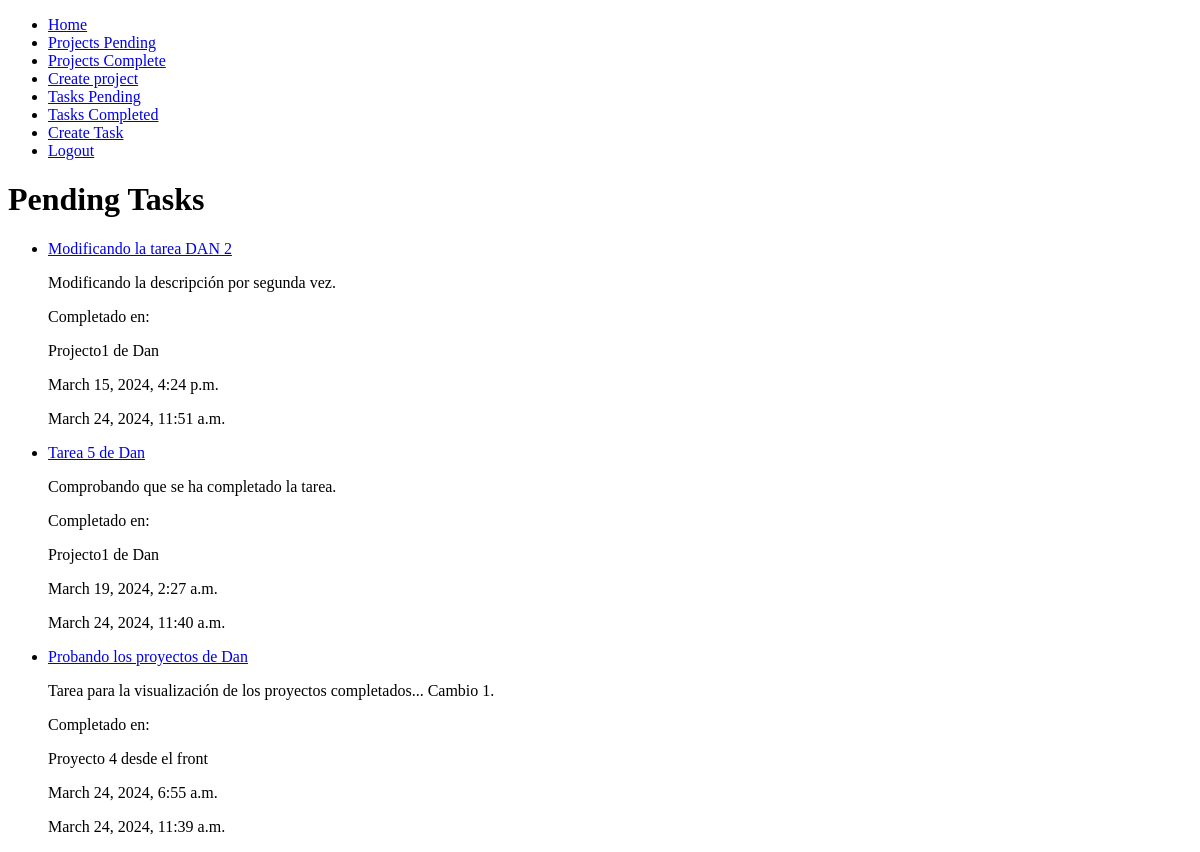
/tasks/pending/ (signed in), run on an earlier commit of the app's database.
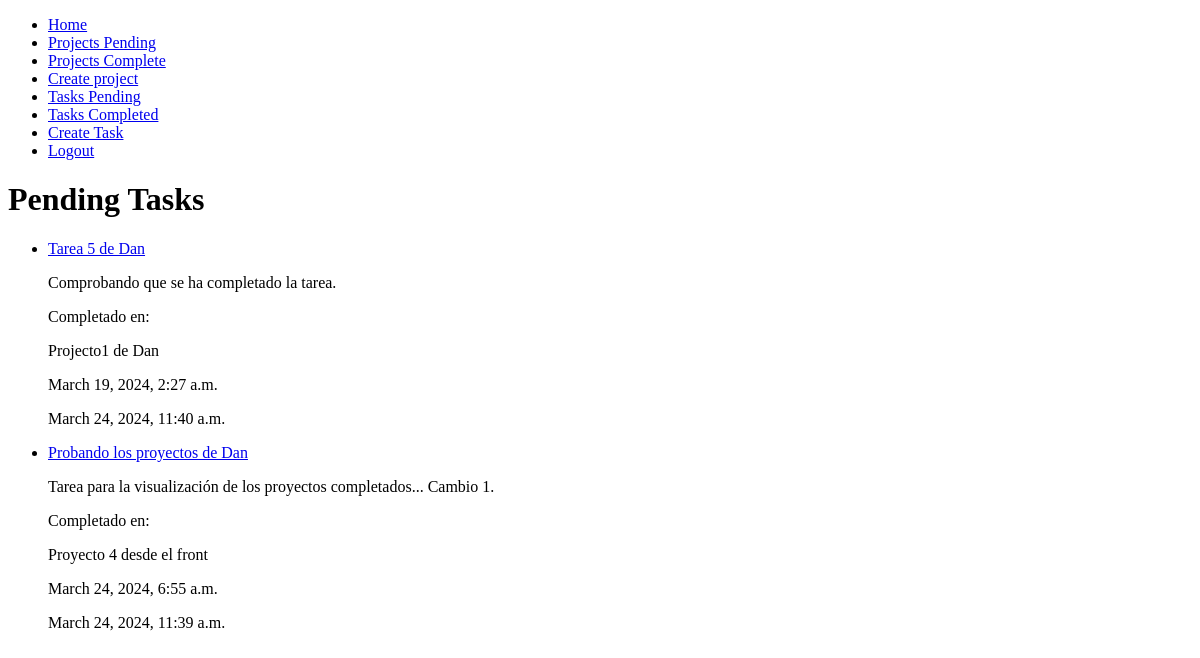
And on a later commit of the database.
### task/models.py (models this page shows, shortened)
class Task(models.Model):
    id_task = models.AutoField(primary_key=True)
    title = models.CharField(max_length=100)
    description = models.TextField(max_length=500)
    date_completed = models.DateTimeField(null=True, blank=True)
    project = models.ForeignKey(Project,on_delete=models.CASCADE)
    created_at = models.DateTimeField(auto_now_add=True)
    updated_at = models.DateTimeField(auto_now=True)

### project/models.py (models this page shows, shortened)
class Project(models.Model):
    project_id = models.AutoField(primary_key=True)
    name_project = models.CharField(max_length=100)
    category = models.CharField(max_length=50)
    date_completed = models.DateTimeField(null = True, blank=True)
    complete = models.BooleanField(default=False)
    user = models.ForeignKey(User, on_delete=models.CASCADE)
    created_at = models.DateTimeField(auto_now_add=True)
    updated_at = models.DateTimeField(auto_now=True)

### task/views.py (the view)
# urls.py: path('pending/', task, name='tasks'),
@login_required
def task(request):
    title = 'Pending Tasks'
    pro = Project.objects.filter(user= request.user)
    tasks = Task.objects.filter(date_completed__isnull=True, project__in = pro)
    """print(no_pending_tasks)
    if not no_pending_tasks:
        for task in tasks:
            print('Título:', task.title, '| Fecha de completado:', task.date_completed)"""
    return render(request, 'task/task.html', {
        'title': title,
        'tasks': tasks,
    })

### task/templates/task/task.html (shortened to what this page needs)
{% extends 'base.html' %}
{% block content %}
    <h1>{{ title }}</h1>
    {% if tasks %}
        <ul>
            {% for task in tasks %}
                <li>
                    <a href="{% url 'task_detail' task.id_task %}">
                        {{ task.title }}
                    </a>
                    <p>{{ task.description }}</p>
                    <p>Completado en:
                    <p>{{ task.project.name_project }}</p>
                    <p>{{ task.created_at }}</p>
                    <p>{{ task.updated_at }}</p>
                </li>
            {% endfor %}
        </ul>
    {% else %}
        <p>There aren't {{ title }}</p>
    {% endif %}
{% endblock %}

What changed in the data, as far as the page shows it:
removed Task: title "Modificando la tarea DAN 2", description "Modificando la descripción por segunda vez.", project.name_project "Projecto1 de Dan", created_at "March 15, 2024, 4:24 p.m.", updated_at "March 24, 2024, 11:51 a.m."
